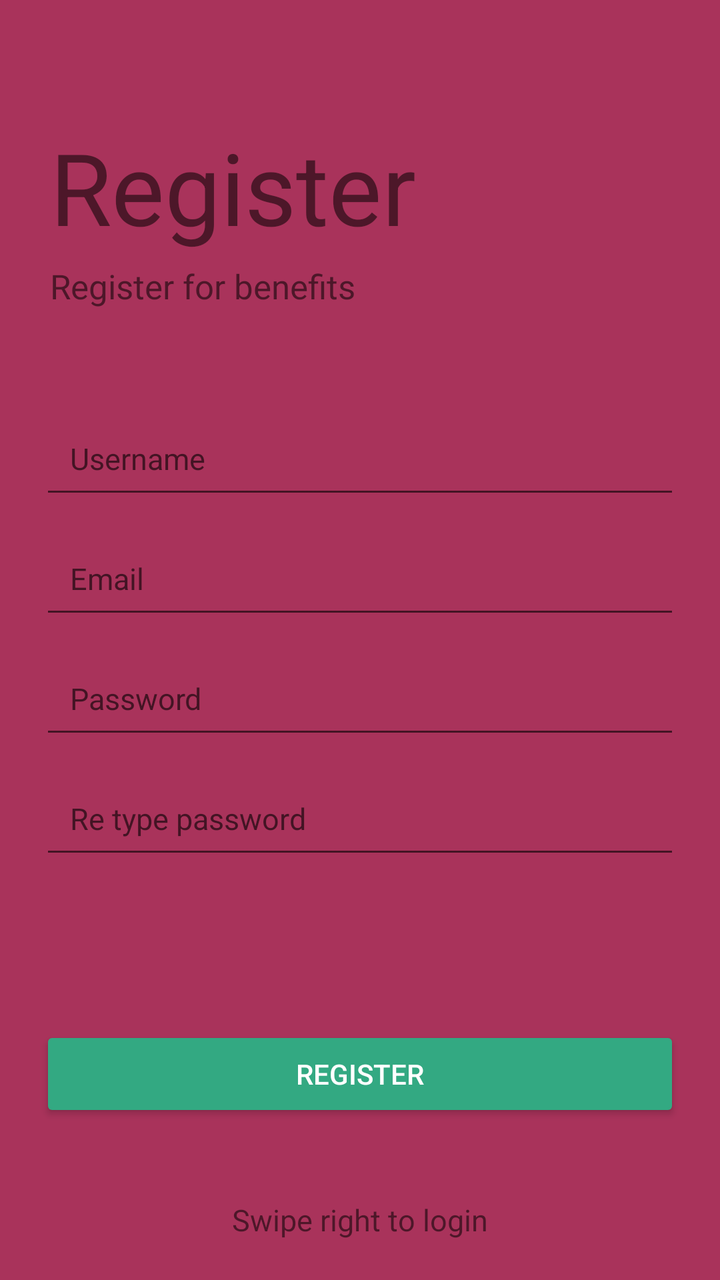
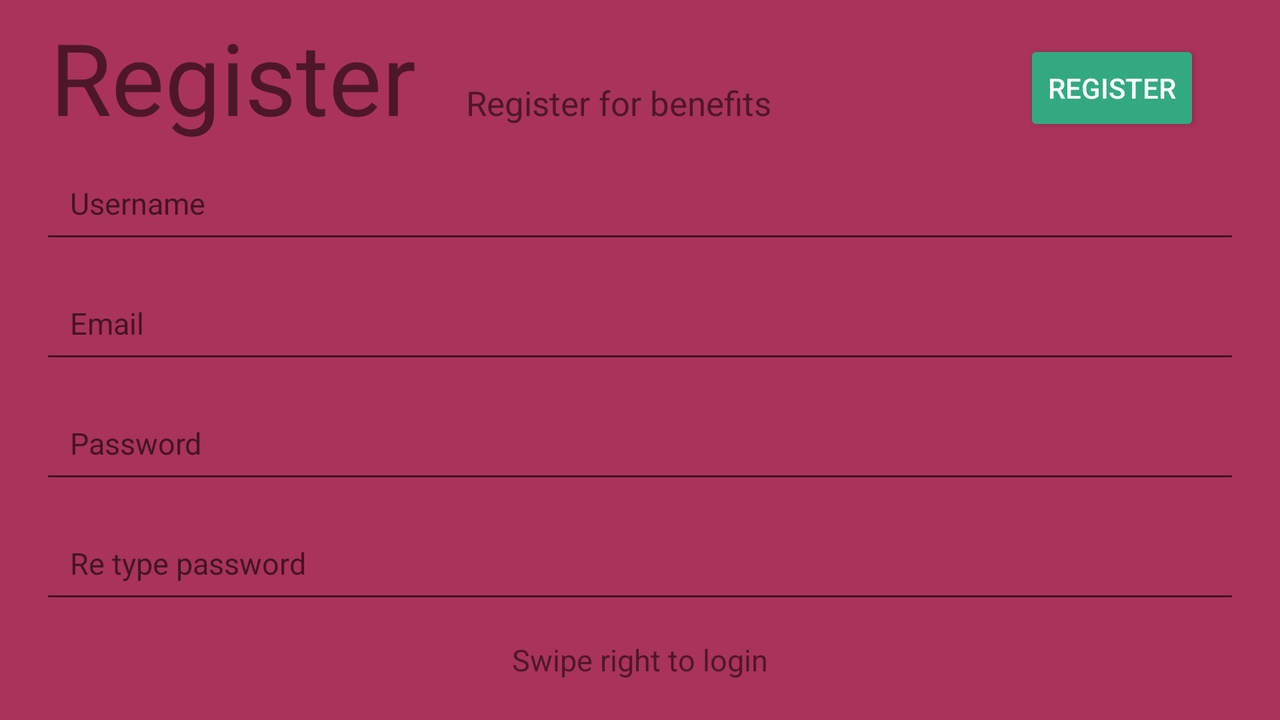

Two renders of one Android screen. The first uses the default layout on a phone; the second uses the alternative layout the repository ships for a different screen configuration, on a matching device. The two XML files are below.
<!-- AndroidManifest.xml: application theme AppTheme -->
<!-- res/layout/fragment_signup.xml -->
<?xml version="1.0" encoding="utf-8"?>
<LinearLayout
    xmlns:android="http://schemas.android.com/apk/res/android"
    xmlns:tools="http://schemas.android.com/tools"
    android:layout_width="match_parent"
    android:layout_height="match_parent"
    android:orientation="vertical"
    tools:context=".RegisterFragment"
    android:background="@color/colorPrimary">

    <TextView
        android:id="@+id/tv_logo"
        android:layout_width="wrap_content"
        android:layout_height="wrap_content"
        android:text="@string/register"
        android:textAlignment="center"
        android:textSize="50sp"
        android:layout_marginStart="25dp"
        android:layout_marginBottom="5dp"
        android:layout_marginTop="60dp"/>

    <TextView
        android:id="@+id/tv_subtitle"
        android:layout_width="wrap_content"
        android:layout_height="wrap_content"
        android:text="@string/register_tag"
        android:textSize="17sp"
        android:layout_marginStart="25dp"
        android:layout_marginBottom="50dp"/>

    <EditText
        android:id="@+id/et_user_name"
        android:layout_width="match_parent"
        android:layout_height="50dp"
        android:hint="@string/user_name_hint"
        android:layout_marginLeft="20dp"
        android:layout_marginRight="20dp"
        android:layout_marginBottom="10dp"
        android:padding="15dp"
        android:inputType="text"
        android:textSize="15sp" />

    <EditText
        android:id="@+id/et_email"
        android:layout_width="match_parent"
        android:layout_height="50dp"
        android:hint="@string/prompt_email"
        android:layout_marginLeft="20dp"
        android:layout_marginRight="20dp"
        android:layout_marginBottom="10dp"
        android:padding="15dp"
        android:inputType="textEmailAddress"
        android:textSize="15sp" />

    <EditText
        android:id="@+id/et_password"
        android:layout_width="match_parent"
        android:layout_height="50dp"
        android:hint="@string/prompt_password"
        android:layout_marginLeft="20dp"
        android:layout_marginRight="20dp"
        android:layout_marginBottom="10dp"
        android:padding="15dp"
        android:inputType="textPassword"
        android:textSize="15sp" />

    <EditText
        android:id="@+id/et_repassword"
        android:layout_width="match_parent"
        android:layout_height="50dp"
        android:hint="@string/re_type_password"
        android:layout_marginLeft="20dp"
        android:layout_marginRight="20dp"
        android:padding="15dp"
        android:inputType="textPassword"
        android:textSize="15sp"/>

    <RelativeLayout
        android:layout_width="match_parent"
        android:layout_height="0dp"
        android:layout_weight="1"
        android:backgroundTint="@color/colorPrimary">

        <Button
            android:id="@+id/btn_register"
            android:layout_width="match_parent"
            android:layout_height="wrap_content"
            android:layout_marginLeft="20dp"
            android:layout_marginRight="20dp"
            android:layout_marginBottom="30dp"
            android:layout_centerInParent="true"
            android:textColor="@android:color/white"
            android:text="@string/register"
            style="@style/Widget.AppCompat.Button.Colored" />

        <ImageView
            android:layout_width="30dp"
            android:layout_height="30dp"
            android:src="@drawable/ic_arrow_left_black_24"
            android:layout_above="@id/swipeLeft"
            android:layout_centerHorizontal="true"/>

        <TextView
            android:id="@+id/swipeLeft"
            android:layout_width="wrap_content"
            android:layout_height="wrap_content"
            android:text="@string/swipe_right_for_login"
            android:textSize="15sp"
            android:layout_centerHorizontal="true"
            android:layout_alignParentBottom="true"
            android:layout_marginBottom="20dp"/>

    </RelativeLayout>

</LinearLayout>
<!-- resources referenced by this layout -->
<resources>
  <color name="colorPrimary">#A9335B</color>
  <string name="prompt_email">Email</string>
  <string name="prompt_password">Password</string>
  <string name="re_type_password">Re type password</string>
  <string name="register">Register</string>
  <string name="register_tag">Register for benefits</string>
  <string name="swipe_right_for_login">Swipe right to login</string>
  <string name="user_name_hint">Username</string>
  <style name="AppTheme" parent="Theme.AppCompat.Light.NoActionBar">
          
          <item name="colorPrimary">@color/colorPrimary</item>
          <item name="colorPrimaryDark">@color/colorPrimaryDark</item>
          <item name="colorAccent">@color/colorAccent</item>
  
      </style>
  <color name="colorPrimaryDark">#832C51</color>
  <color name="colorAccent">#33A982</color>
</resources>
<!-- res/layout-land/fragment_signup.xml (the repository's variant of the layout above) -->
<!-- drawn on the phone turned sideways -->
<?xml version="1.0" encoding="utf-8"?>
<RelativeLayout
    xmlns:android="http://schemas.android.com/apk/res/android"
    xmlns:tools="http://schemas.android.com/tools"
    android:layout_width="match_parent"
    android:layout_height="match_parent"
    android:orientation="vertical"
    tools:context=".RegisterFragment"
    android:background="@color/colorPrimary">

    <TextView
        android:id="@+id/register_title"
        android:layout_width="wrap_content"
        android:layout_height="wrap_content"
        android:text="@string/register"
        android:textAlignment="center"
        android:textSize="50sp"
        android:layout_marginStart="25dp"
        android:layout_marginBottom="5dp"
        android:layout_marginTop="5dp"/>

    <TextView
        android:id="@+id/register_subtitle"
        android:layout_width="wrap_content"
        android:layout_height="wrap_content"
        android:text="@string/register_tag"
        android:textSize="17sp"
        android:layout_marginStart="25dp"
        android:layout_marginBottom="50dp"
        android:layout_toEndOf="@+id/register_title"
        android:layout_alignBaseline="@+id/register_title"/>

    <Button
        android:id="@+id/btn_register"
        android:layout_width="wrap_content"
        android:layout_height="wrap_content"
        android:layout_marginEnd="20dp"
        android:layout_marginBottom="30dp"
        android:layout_marginTop="20sp"
        android:textColor="@android:color/white"
        android:text="@string/register"
        android:layout_alignEnd="@+id/et_repassword"
        style="@style/Widget.AppCompat.Button.Colored"
        />

    <EditText
        android:id="@+id/et_user_name"
        android:layout_width="match_parent"
        android:layout_height="50dp"
        android:hint="@string/user_name_hint"
        android:layout_marginLeft="20dp"
        android:layout_marginRight="20dp"
        android:layout_marginBottom="10dp"
        android:padding="15dp"
        android:inputType="text"
        android:textSize="15sp"
        android:layout_below="@+id/register_title"/>

    <EditText
        android:id="@+id/et_email"
        android:layout_width="match_parent"
        android:layout_height="50dp"
        android:hint="@string/prompt_email"
        android:layout_marginLeft="20dp"
        android:layout_marginRight="20dp"
        android:layout_marginBottom="10dp"
        android:padding="15dp"
        android:inputType="textEmailAddress"
        android:textSize="15sp"
        android:layout_below="@+id/et_user_name"/>

    <EditText
        android:id="@+id/et_password"
        android:layout_width="match_parent"
        android:layout_height="50dp"
        android:hint="@string/prompt_password"
        android:layout_marginLeft="20dp"
        android:layout_marginRight="20dp"
        android:layout_marginBottom="10dp"
        android:padding="15dp"
        android:inputType="textPassword"
        android:textSize="15sp"
        android:layout_below="@+id/et_email"/>

    <EditText
        android:id="@+id/et_repassword"
        android:layout_width="match_parent"
        android:layout_height="50dp"
        android:hint="@string/re_type_password"
        android:layout_marginLeft="20dp"
        android:layout_marginRight="20dp"
        android:padding="15dp"
        android:inputType="textPassword"
        android:textSize="15sp"
        android:layout_below="@+id/et_password"/>



    <ImageView
        android:layout_width="30dp"
        android:layout_height="30dp"
        android:src="@drawable/ic_arrow_left_black_24"
        android:layout_above="@id/swipeLeft"
        android:layout_centerHorizontal="true"/>

    <TextView
        android:id="@+id/swipeLeft"
        android:layout_width="wrap_content"
        android:layout_height="wrap_content"
        android:text="@string/swipe_right_for_login"
        android:textSize="15sp"
        android:layout_centerHorizontal="true"
        android:layout_alignParentBottom="true"
        android:layout_marginBottom="20dp"/>

</RelativeLayout>
